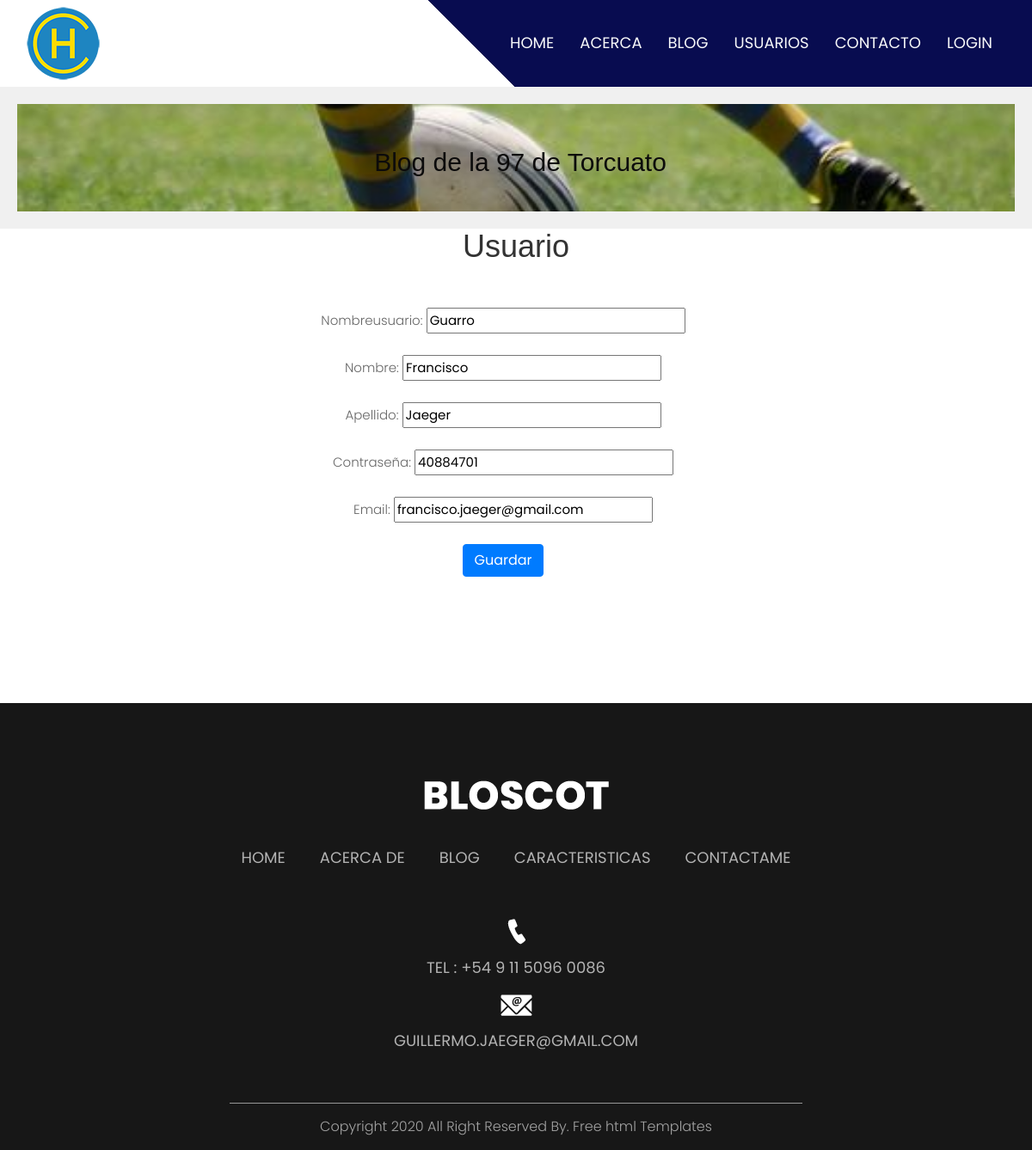
/cuentas/usuario/editar/5, run on the app's committed database.
### cuentas/models.py (models this page shows, shortened)
class Usuario(models.Model):
    nombreusuario=models.CharField(max_length=40,null=False,default="")
    nombre=models.CharField(max_length=40,null=False,default="")
    apellido=models.CharField(max_length=40,null=False,default="")
    contraseña=models.CharField(max_length=40)
    email=models.EmailField(max_length=40,null=True,default="")

### cuentas/views.py (the view)
# urls.py: path("usuario/editar/<pk>",UsuarioEditar.as_view(),name="usuarioeditar"),
class UsuarioEditar(UpdateView):
    model = Usuario
    fields = ['nombreusuario','nombre','apellido','contraseña','email']
    template_name = 'usuarioeditar.html'
    success_url = reverse_lazy('usuariolista' )

### cuentas/templates/usuarioeditar.html (shortened to what this page needs)
{% extends "padre.html" %}
{% load static % }
{% block contenido %}
<br>
<br>
<br>
<div class="container text-center">
    <h1>Usuario</h1>
</div>
<div class="container">
<form id="login-form" style=" width: 50vw; margin-left : 20vw;" method="post" enctype="multipart/form-data">{% csrf_token %}
    <div class="container text-center">
        <div class="row">
                <div class="col-sm-12 align-items-center">
                    <div class="card-body">
                        {{ form.as_p }}
                        <input type="submit" class="btn btn-primary text-center" value="Guardar">
                    </div>
                </div>
                <br>
                <br>
                <br>
        </div>
    </div>
</form>
</div>
<br>
<br>
<br>
<br>
<br>

### cuentas/static/css/style.css (style rules this page uses)
* { box-sizing: border-box !important; transition: ease all 0.5s; }
html { scroll-behavior: smooth; }
body { color: #666666; font-size: 14px; font-family: Poppins; line-height: 1.80857; font-weight: normal; overflow-x: hidden; }
h1, h2, h3, h4, h5, h6 { letter-spacing: 0; font-weight: normal; position: relative; padding: 0 0 10px 0; font-weight: normal; line-height: normal; color: #111111; margin: 0 }
h1 { font-size: 24px }
*, *::after, *::before { -webkit-box-sizing: border-box; -moz-box-sizing: border-box; box-sizing: border-box; }
p { margin: 20px; font-weight: 300; font-size: 15px; line-height: 24px; }
a, .btn { text-decoration: none !important; outline: none !important; -webkit-transition: all .3s ease-in-out; -moz-transition: all .3s ease-in-out; -ms-transition: all .3s ease-in-out; -o-transition: all .3s ease-in-out; transition: all .3s ease-in-out; }

### data on the page
Usuario: nombreusuario "Guarro", nombre "Francisco", apellido "Jaeger", contraseña "40884701", email "francisco.jaeger@gmail.com"
